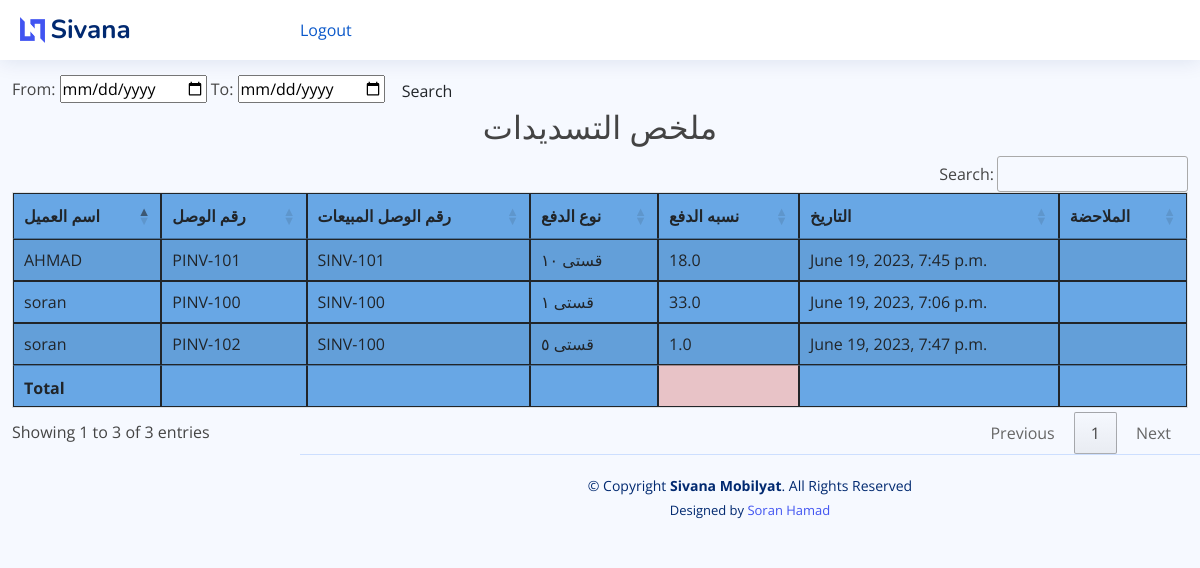
/payment_report, run on an earlier commit of the app's database.
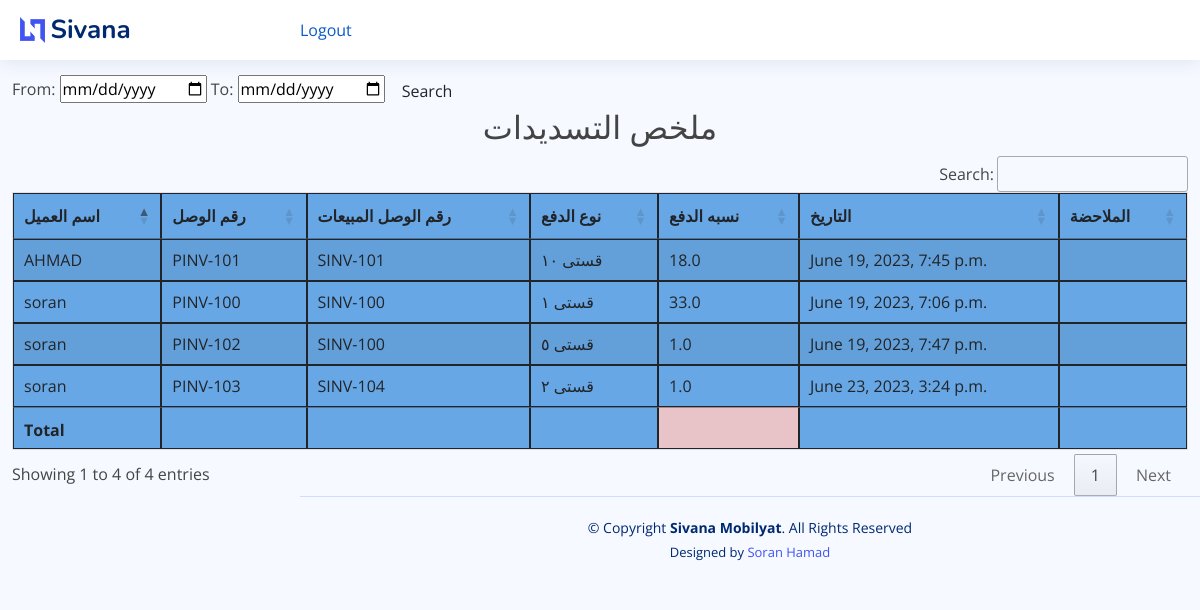
And on a later commit of the database.
### mobilyat/models.py (models this page shows, shortened)
class Payment_Entry(models.Model):
    Qst = (
        ('نقد', 'نقد'),
        ('قستی ١', 'قستی ١'),
        ('قستی ٢', 'قستی ٢'),
        ('قستی ٣ ', ' قستی ٣'),
        ('قستی ٤', 'قستی ٤'),
        ('قستی ٥', 'قستی ٥'),
        ('قستی ٦ ', ' قستی ٦'),
        ('قستی ٧', 'قستی ٧'),
        ('قستی ٨', 'قستی ٨'),
        ('قستی ٩ ', ' قستی ٩'),
        ('قستی ١٠', 'قستی ١٠'),
        ('قستی ١١', 'قستی ١١'),
        ('قستی ١٢ ', ' قستی ١٢'),
    )
    invoice_number = models.CharField(unique=True, editable=False, max_length=10)
    sales_invoice = models.ForeignKey(SaleInvoice, on_delete=models.CASCADE)
    q_type = models.CharField(max_length=10, verbose_name="Payment type", choices=Qst, blank=False)
    paid_amount = models.FloatField(validators=[MinValueValidator(0.01)],default=1)
    payment_date = models.DateTimeField(blank=False)
    note = models.CharField(max_length=100, blank=True)
    old_balance = models.DecimalField(max_digits=20, decimal_places=2, default=0, editable=False)
    class Meta:
        verbose_name_plural = '8. پارەدان'

class SaleInvoice(models.Model):
    STATUS = (
        ('مدفوع', 'مدفوع'),
        ('غير مدفوع', 'غير مدفوع'),
        ('قسط ', ' قسط'),
    )
    invoice_number = models.CharField(unique=True, editable=False, max_length=10)
    customer_name = models.ForeignKey(Customer, on_delete=models.CASCADE)
    status = models.CharField(max_length=10, choices=STATUS, default='مدفوع')
    date = models.DateTimeField()
    note = models.CharField(max_length=100, blank=True)
    class Meta:
        verbose_name_plural = '3. پسولەی فرۆشتن'

class Customer(models.Model):
    customer_name = models.CharField(max_length=50, blank=True)
    customer_mobile = models.CharField(max_length=50, blank=True)
    customer_address = models.TextField(blank=True)
    city = models.CharField(max_length=50, blank=True)
    class Meta:
        verbose_name_plural = '2. کڕیار'
    def __str__(self):
        return self.customer_name

### mobilyat/views.py (the view)
# urls.py: path('payment_report', views.payment_report, name="payment_report"),
def payment_report(request):
    payment_report = Payment_Entry.objects.select_related()
    myFilter = Payment_Filter(request.GET, queryset=payment_report)
    payment_report = myFilter.qs
    context = {'payment_report': payment_report, 'myFilter': myFilter}
    return render(request, 'mobilyat/reports/payment_report.html', context)

### mobilyat/templates/mobilyat/reports/payment_report.html (shortened to what this page needs)
{% extends 'mobilyat/base.html' %}
{% block content %}
    <br>
    <br> <br>
    <form class="form-a">
        From: <input type="date" value={{ myFilter.form.max_date }}</input>
        To: <input type="date" value={{ myFilter.form.min_date }}</input>
        <button type="submit" class="btn btn-b">Search</button>
    </form>
    <h2 class="text-center"> ملخص التسديدات </h2>
    <table id="example2" class="table table-striped" style="background-color: #68a7e5">
        <thead>
        <tr>
            <th>اسم العميل</th>
            <th>رقم الوصل</th>
            <th>رقم الوصل المبیعات</th>
            <th>نوع الدفع</th>
            <th>نسبە الدفع</th>
            <th>التاريخ</th>
            <th>الملاحضة</th>
        </tr>
        </thead>
        <tbody>
        {% for i in  payment_report %}
            <tr>
                <td>{{ i.sales_invoice.customer_name }}</td>
                <td>{{ i.invoice_number }}</td>
                <td>{{ i.sales_invoice.invoice_number }}</td>
                <td>{{ i.q_type }}</td>
                <td>{{ i.paid_amount }}</td>
                <td>{{ i.payment_date }}</td>
                <td>{{ i.note }}</td>
            </tr>
        {% endfor %}
        </tbody>
        <tfoot>
        <th></th>
        <th></th>
        <th></th>
        <th></th>
        <th style="background-color: #e8c3c7"></th>
        <th></th>
        <th></th>
        </tfoot>
    </table>
{% endblock %}

What changed in the data, as far as the page shows it:
added Payment_Entry: sales_invoice.customer_name "soran", invoice_number "PINV-103", sales_invoice.invoice_number "SINV-104", q_type "قستی ٢", paid_amount "1.0", payment_date "June 23, 2023, 3:24 p.m."
Also different on the page:
text written by a page script: "Search: Showing 1 to 3 of 3 entries Previous 1 Next" → "Search: Showing 1 to 4 of 4 entries Previous 1 Next"
